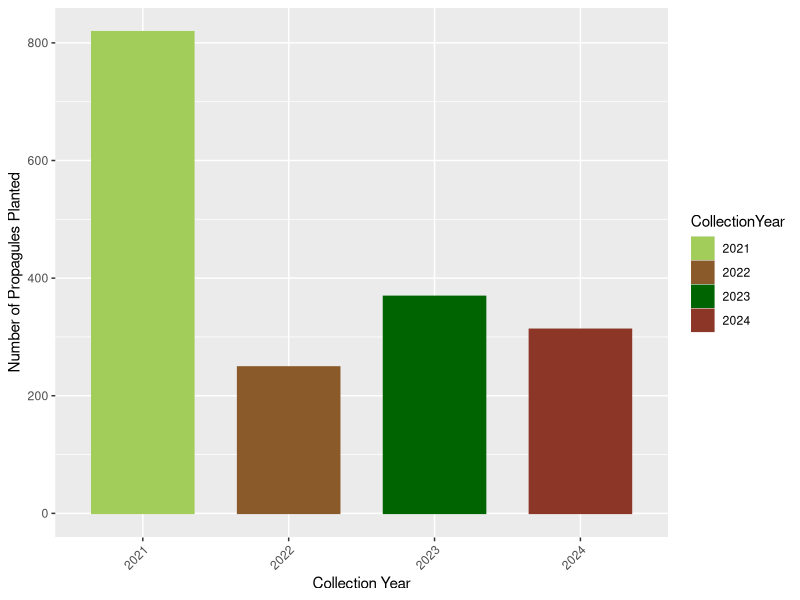
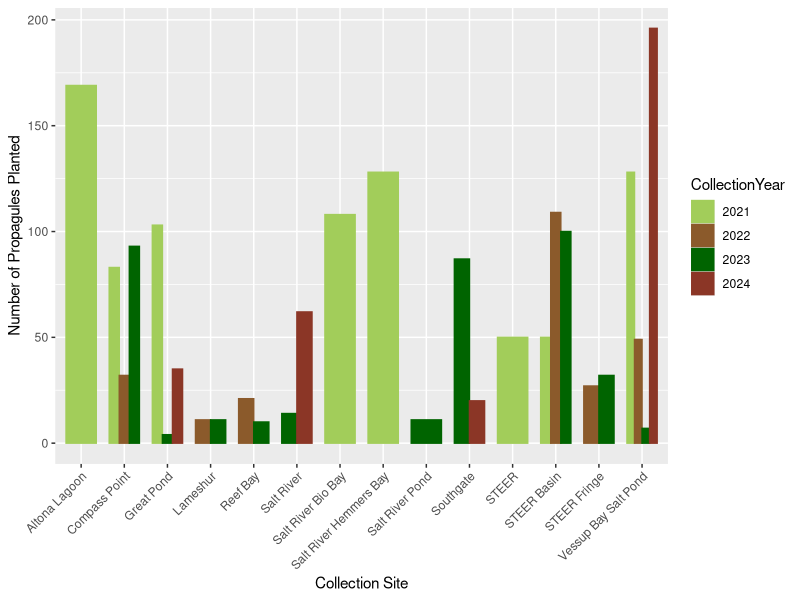
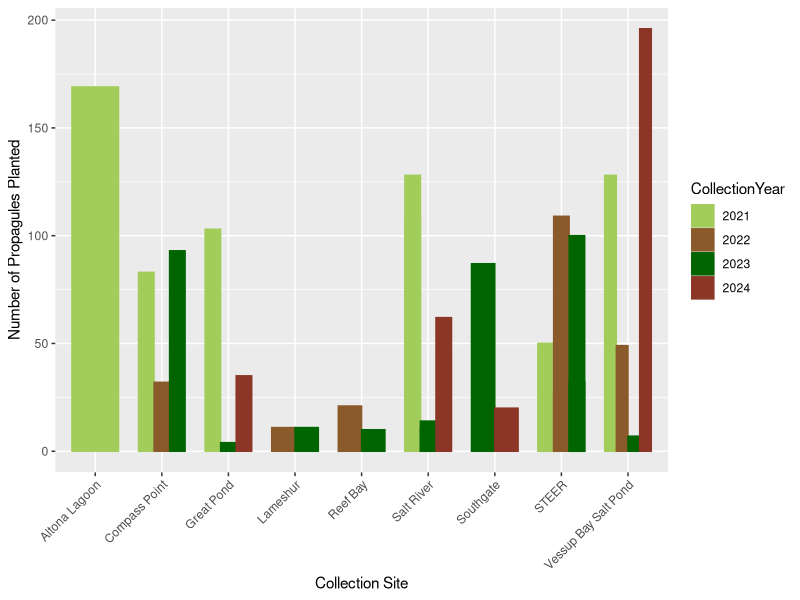
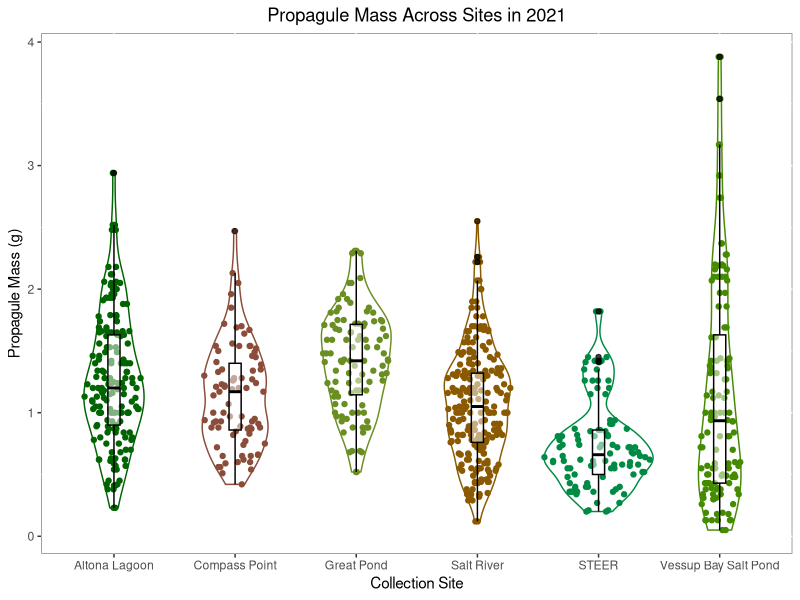
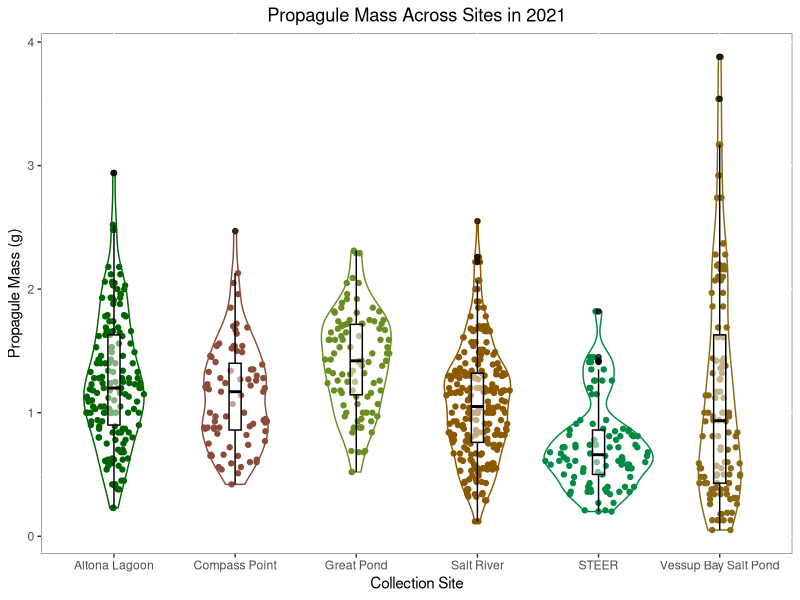

R code for these plots, in order: (Note: this script raises an error after producing the figures.)
## ---- chunk 1
library(tidyverse)
library(readr)
library(lubridate)#as date function tells things they are dates

AVGE <- read_csv("AVGE Intake Data11.14.24.csv")

unique(AVGE$CollectionSite)
# "VBSP"                       NA                           "CP"                        
# [4] "STEER Basin"                "AL"                         "SRHB"                      
# [7] "SRBB"                       "GP"                         "UNK"                       
#[10] "STEER Fringe"               "LS"                         "RB"                        
#[13] "STEER BASIN"                "SG"                         "NUMBERS WERE IN 600'S, NOW"
#[16] "STEER FRINGE"               "LAMESHUR"                   "VESSUP SALT POND"          
#[19] "SALT RIVER POND"            "SARI"                       "Vessup Salt Pond"          
#[22] "na"                         "STEER"                      "Altona Lagoon"             
#[25] "Hemmers Bay"                "Bio Bay"                    "Great Pond"                
#[28] "Oasis Cove, Vessup Bay"     "Southgate"                  "SALT RIVER"                
#[31] "Vessup" 


#want all the site IDs to say the name of the site

AVGE<-AVGE%>%
  mutate(CollectionSite=recode(CollectionSite,
    "VBSP"= "Vessup Bay Salt Pond",
    "VESSUP SALT POND"= "Vessup Bay Salt Pond",
    "Vessup Salt Pond"= "Vessup Bay Salt Pond",
    "STEER BASIN"= "STEER Basin",
    "STEER FRINGE"= "STEER Fringe",
    "SRBB"= "Salt River Bio Bay",
    "Bio Bay"= "Salt River Bio Bay",
    "Hemmers Bay"= "Salt River Hemmers Bay",
    "SRHB"= "Salt River Hemmers Bay",
    "AL"= "Altona Lagoon",
    "GP"= "Great Pond",
    "LS"= "Lameshur",
    "LAMESHUR"= "Lameshur",
    "SARI"= "Salt River",
    "SALT RIVER"= "Salt River",
    "SALT RIVER POND"= "Salt River Pond",
    "CP"= "Compass Point",
    "SG"="Southgate",
    "RB"="Reef Bay"))

unique(AVGE$CollectionSite)

#remove props from unknown sites and na
AVGE<-AVGE%>%
  filter(!(CollectionSite=="na"))%>%
  filter(!(CollectionSite=="UNK"))%>%
  filter(!(CollectionSite=="NUMBERS WERE IN 600'S, NOW"))%>%
  filter(!(CollectionSite=="Oasis Cove, Vessup Bay"))
#remove all rows where collection site isn't recorded (NA in dataframe)
AVGE<-AVGE%>%
  filter(!is.na(CollectionSite))
  
#going to remove the three props that say oasis cove vessup bay, and NUMBERS WERE IN 600'S, NOW

#check to make sure all sites have a collection site
AVGEcheck<-AVGE%>%
  filter(CollectionSite==NA|CollectionSite=="na"|CollectionSite=="UNK")

#use lubridate to so my dates are recognized as dates and I can pull the year out
AVGE$CollectionDate<-mdy(AVGE$CollectionDate)

AVGE<-AVGE%>%
  mutate(CollectionYear=year(CollectionDate))
## ---- chunk 2

#six trees don't have a collected date, but they were planted in 2021, going to change collection year to 2021

AVGE$CollectionYear <- ifelse(is.na(AVGE$CollectionYear), 2021, AVGE$CollectionYear)

#how many props planted each year?
YearCount<-AVGE%>%
  group_by(CollectionYear)%>%
  summarise(count=n())

YearCount$CollectionYear<-as.factor(YearCount$CollectionYear)
#colors
yearcolors<-c("darkolivegreen3", "tan4","darkgreen","tomato4")

YearPlot<-YearCount%>%
  ggplot(aes(x=CollectionYear,y=count, color=CollectionYear, fill=CollectionYear))+
  geom_col(position="dodge",stat="identity", width=0.7)+
  theme(axis.text.x = element_text(angle = 45, hjust = 1))+
  scale_fill_manual(values=yearcolors)+
  scale_color_manual(values=yearcolors)+
  xlab("Collection Year")+
  ylab("Number of Propagules Planted")

YearPlot

## ---- chunk 3

#six trees don't have a collected date, but they were planted in 2021, going to change collection year to 2021

AVGE$CollectionYear <- ifelse(is.na(AVGE$CollectionYear), 2021, AVGE$CollectionYear)

#want to know how many props were collected from each site each year
SiteCount<-AVGE%>%
  group_by(CollectionYear,CollectionSite)%>%
  summarise(count=n())

#make factor
SiteCount$CollectionYear<-as.factor(SiteCount$CollectionYear)

#colors
yearcolors<-c("darkolivegreen3", "tan4","darkgreen","tomato4")

CountPlot<-SiteCount%>%
  ggplot(aes(x=CollectionSite,y=count,color=CollectionYear, fill=CollectionYear))+
  geom_col(position="dodge",stat="identity", width=0.7)+
  theme(axis.text.x = element_text(angle = 45, hjust = 1))+
  scale_fill_manual(values=yearcolors)+
  scale_color_manual(values=yearcolors)+
  xlab("Collection Site")+
  ylab("Number of Propagules Planted")

CountPlot

#going to combine all Salt Pond and steer Locations and replot 

SiteCountSitesMerged<-SiteCount%>%
  mutate(CollectionSite=recode(CollectionSite,
    "Salt River Bio Bay"= "Salt River",
    "Salt River Hemmers Bay"= "Salt River",
    "Salt River Pond"= "Salt River",
    "STEER Basin"= "STEER",
    "STEER Fringe"= "STEER",
    ))

MergedSites<-SiteCountSitesMerged%>%
  ggplot(aes(x=CollectionSite,y=count,color=CollectionYear, fill=CollectionYear))+
  geom_col(position="dodge",stat="identity", width=0.7)+
  theme(axis.text.x = element_text(angle = 45, hjust = 1))+
  scale_fill_manual(values=yearcolors)+
  scale_color_manual(values=yearcolors)+
  xlab("Collection Site")+
  ylab("Number of Propagules Planted")

MergedSites


## ---- chunk 4
library(ggforce)#for sinaplots

#merging all steer and salt river into one site for analysis
AVGEmerged<-AVGE%>%
   mutate(CollectionSite=recode(CollectionSite,
    "Salt River Bio Bay"= "Salt River",
    "Salt River Hemmers Bay"= "Salt River",
    "Salt River Pond"= "Salt River",
    "STEER Basin"= "STEER",
    "STEER Fringe"= "STEER",
    ))

#rename mass column because it things Mass(g) is a function
colnames(AVGEmerged)[colnames(AVGEmerged) == "Mass(g)"] <- "Mass"

#reclassify Mass and Collection Site
AVGEmerged$Mass<-as.numeric(AVGEmerged$Mass)
AVGEmerged$CollectionSite<-as.factor(AVGEmerged$CollectionSite)


#want to plot
mass21<-AVGEmerged%>%
  filter(CollectionYear==2021)%>%
  ggplot(aes(x=CollectionSite, y=Mass, color=CollectionSite))+#setting my x and y values,
  geom_violin()+#
    geom_sina()+#adds all the dots to the violin plot needs ggforce library
    geom_boxplot(width=0.1, color="black", alpha=0.5)+
  ggtitle("Propagule Mass Across Sites in 2021")+
  ylab("Propagule Mass (g)")+
  xlab("Collection Site")+
  theme(legend.position="none", plot.title = element_text(hjust = 0.5), panel.background =   element_rect(fill = "white", colour = "grey50"))+#no legend, centered title, no background
  scale_color_manual(name = "Site", values = c("darkgreen","salmon4", "olivedrab","orange4","springgreen4","chartreuse4"))#sets the colors manually of the dots, and outlines of violin plots

mass21
  


## ---- chunk 5
#function to plot, 
    #input the dataframe
    #collection year
    #what y value you want to use ie:L/W/M
    #title in quotes
    #and y label in quotes

PropViolinPlot<-function(df,collectionyear,YVal,title, ylab){
 
   #filter the dataframe
  filterdata<-df%>%
    filter(CollectionYear==collectionyear)
 
   #color options
  plotcolors<-c("darkgreen","salmon4", "olivedrab","orange4","springgreen4","goldenrod4")
 
   #plot things
  plot<-filterdata%>%
    ggplot(aes(x=CollectionSite, y = .data[[YVal]], color=CollectionSite))+#setting my x and y values, 
  geom_violin()+#
    geom_sina()+#adds all the dots to the violin plot needs ggforce library
    geom_boxplot(width=0.1, color="black", alpha=0.5)+
  ggtitle(title)+
  ylab(ylab)+
  xlab("Collection Site")+
  theme(legend.position="none", plot.title = element_text(hjust = 0.5), panel.background = element_rect(fill = "white", colour = "grey50"))+#no legend, centered title, no background
    scale_color_manual(name = "Site", values = plotcolors)
  
  #return the plot
  return(plot)
  }#sets the colors manually of the dots, and outlines of violin plots


#Mass 2021
f2021mass<-PropViolinPlot(AVGEmerged,2021,"Mass","Propagule Mass Across Sites in 2021","Propagule Mass (g)")

f2021mass

#Width 2021
AVGEmerged$Width<-as.numeric(AVGEmerged$Width)

f2021width<-PropViolinPlot(AVGEmerged,2021,"Width","Propagule Width Across Sites in 2021","Propagule Width (cm)")

f2021width

#Length 2021
f2021length<-PropViolinPlot(AVGEmerged,2021,"Propagule Length(cm)","Propagule Length Across Sites in 2021","Propagule Length (cm)")

f2021length

